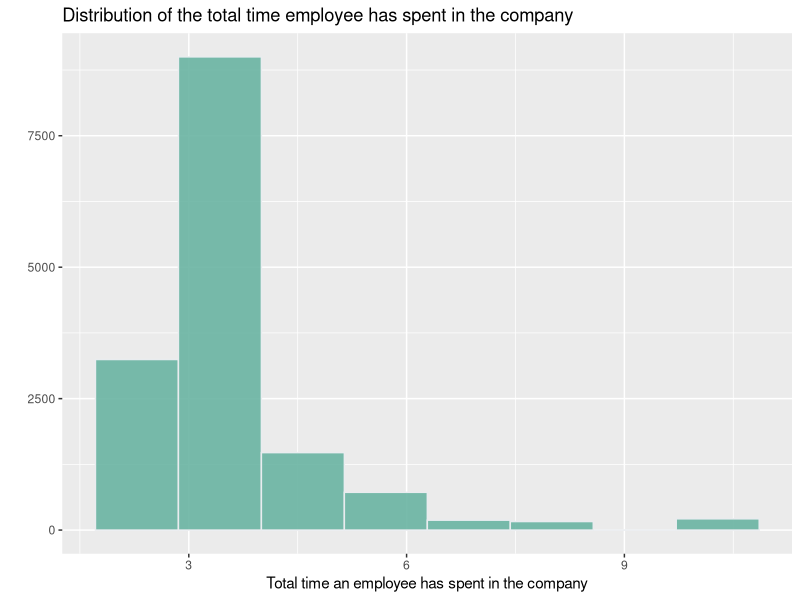
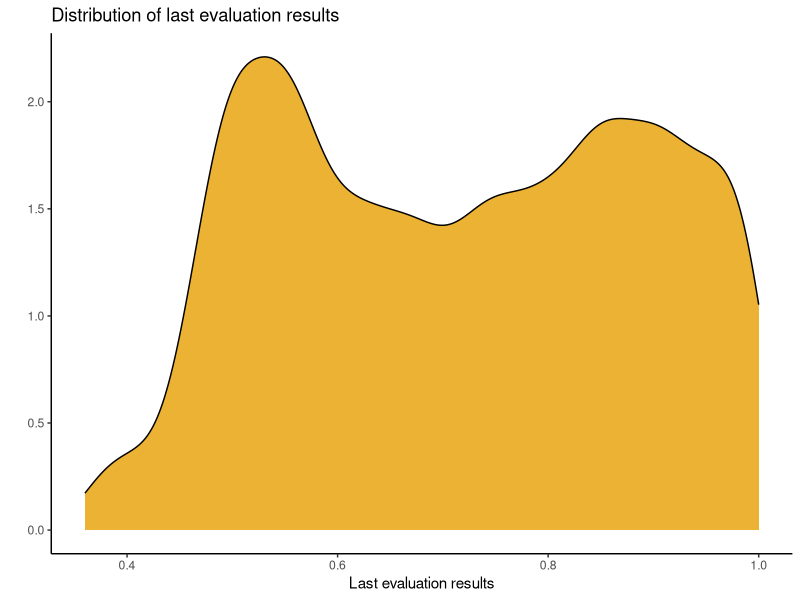
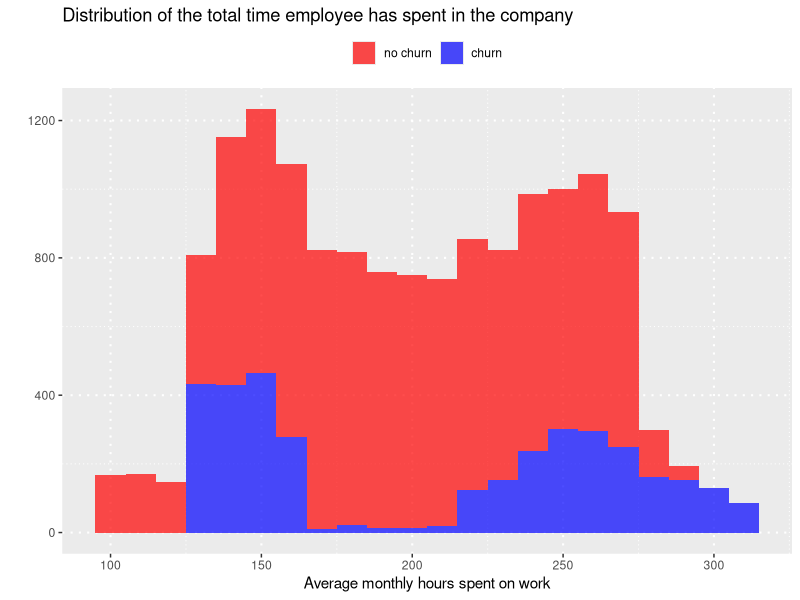
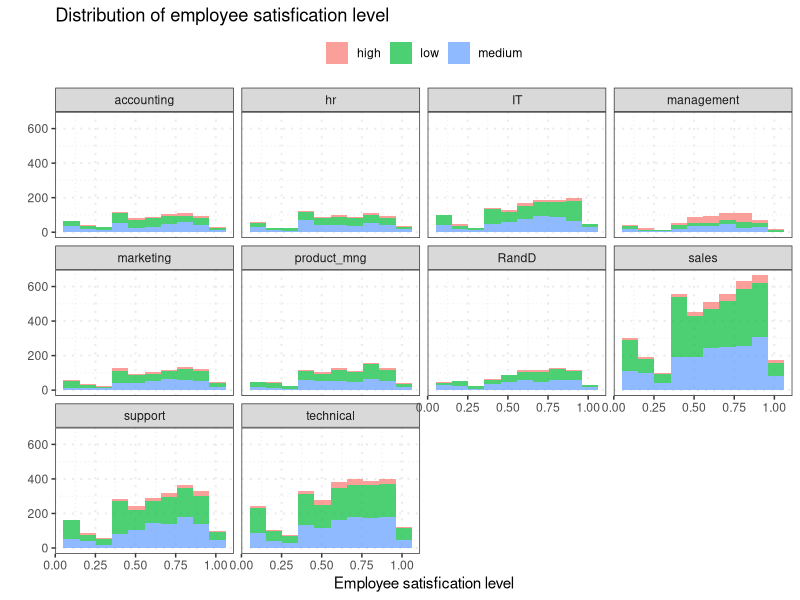
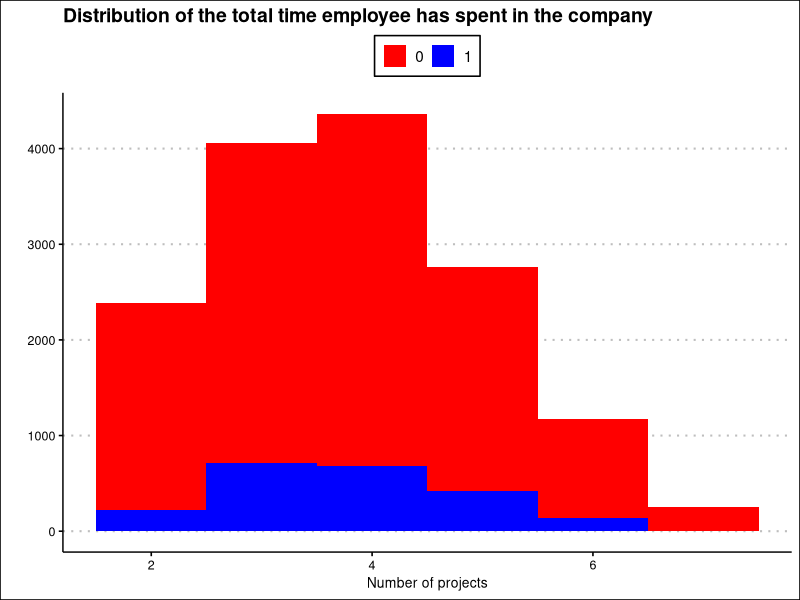
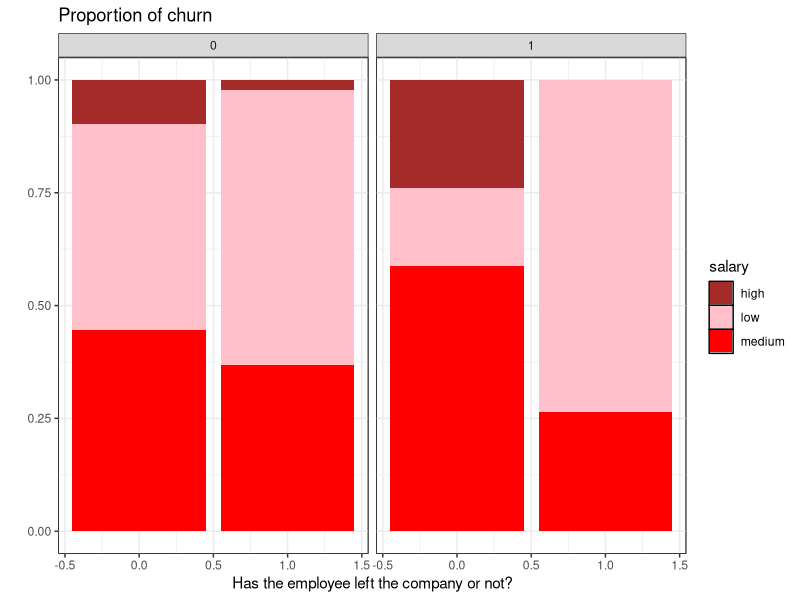

Here is the R script that generated these plots, in order:
## ---- chunk 1
knitr::opts_chunk$set(echo = TRUE)
library(ggplot2)
library(knitr)
library(dplyr)
library(ggthemes)
## ---- chunk 2
turnover <- read.csv("turnover_data.csv")
head(turnover)

## ---- chunk 3
summary(turnover)
## ---- chunk 4
ggplot(turnover, aes(x = time_spend_company)) +geom_histogram( bins = 8, fill="#69b3a2", color="#e9ecef", alpha=0.9) + labs(x = "Total time an employee has spent in the company", y = "")+
ggtitle("Distribution of the total time employee has spent in the company") 

## ---- chunk 5
ggplot(turnover, aes(x = last_evaluation)) + geom_density(fill="#E69F00", color="black", alpha=0.8) + theme_classic() + labs(title = "Distribution of last evaluation results", x ="Last evaluation results", y = "")
## ---- chunk 6
ggplot(turnover, aes(x = average_montly_hours, fill = factor(churn))) + 
  geom_histogram(binwidth = 10, alpha=0.7) + 
  labs(title = "Distribution of the total time employee has spent in the company",
       x = "Average monthly hours spent on work", y = "") + 
  scale_fill_manual(values = c("red", "blue"), labels = c("no churn","churn")) + 
  theme(legend.title = element_blank(), legend.position = "top",
        legend.direction = "horizontal",
        panel.grid = element_line(linetype = "dotted", size = 0.7))
## ---- chunk 7
ggplot(data = turnover, aes(x = satisfaction_level, fill = salary)) +
  geom_histogram(bins = 10, alpha=0.7) + 
  theme_bw() + 
  facet_wrap(.~department) + 
  labs(x = "Employee satisfication level", y = "",
       title = "Distribution of employee satisfication level") + 
  theme(legend.title = element_blank(), legend.position = "top",
        legend.direction = "horizontal",
        panel.grid = element_line(linetype = "dotted", size = 0.7))
## ---- chunk 8
ggplot(turnover, aes(x = number_project, fill = factor(work_accident))) + 
  geom_histogram(binwidth = 1) + 
  labs(x = "Number of projects", y = "") + 
  scale_fill_manual(values = c("red", "blue")) + 
  ggtitle("Distribution of the total time employee has spent in the company") + 
  theme_clean()+ 
  theme(legend.title = element_blank(), legend.position = "top",
        legend.direction = "horizontal", 
        panel.grid = element_line(linetype = "dotted", size = 0.7)) 
## ---- chunk 9
ggplot(turnover, aes(x = churn, fill = salary)) + 
  geom_bar(position = "fill") + 
  facet_grid(.~promotion_last_5years) + 
  scale_fill_manual(values = c("brown", "pink", "red")) + 
  labs(x = "Has the employee left the company or not?",
       y = "", title = "Proportion of churn") + 
  theme_bw() + theme(panel.background = element_rect(color = "black"))
